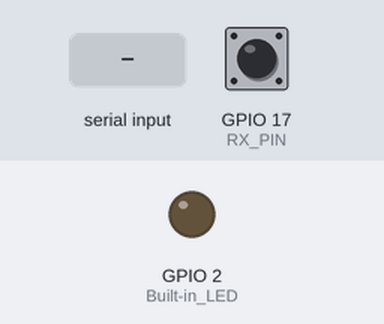
Bench run of a sketch on a simulated ESP32. Shown: output pins drawn as LEDs (lit = HIGH). Dashed ring = blinking. Inputs (shaded band) come from the test bench; at power-on: GPIO 17 (RX_PIN) HIGH. What the sketch prints to the serial monitor is not drawn.

Above: at 0.0 s.
At 1.1 s:
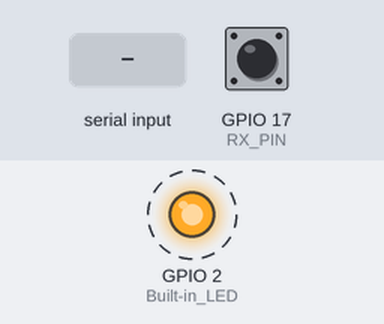
1.3 s: "1" received over Serial
4.3 s: "1" received over the second serial link
Timing chart, 0 to 13.3 s (numbered marks = the images above; inputs shaded):
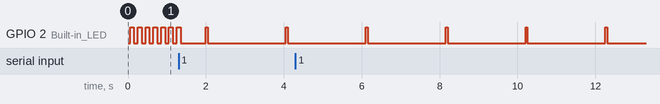

Measured:
- by itself, GPIO 2 (Built-in_LED): alternates HIGH for 0.05 s and LOW for 2.0 s

The sketch:

uart_loopback.ino
```cpp
/*
 * ESP32 UART Loopback Test
 * Connect ESP32 GPIO16 (TX) to GPIO17 (RX) with a jumper wire
 * This tests if UART2 is working without any RS485 hardware
 */

#include <HardwareSerial.h>

// UART2 pins
#define TX_PIN 16  // Connect this to GPIO17 with jumper wire
#define RX_PIN 17  // Connect this to GPIO16 with jumper wire

HardwareSerial testSerial(2);
unsigned long testCount = 0;

void setup() {
  Serial.begin(115200);
  while (!Serial) delay(10);

  pinMode(2, OUTPUT);  // Built-in LED

  Serial.println("\n╔══════════════════════════════════════╗");
  Serial.println("║   ESP32 UART2 LOOPBACK TEST          ║");
  Serial.println("╠══════════════════════════════════════╣");
  Serial.println("║   Connect GPIO16 to GPIO17 with      ║");
  Serial.println("║   a jumper wire for loopback test    ║");
  Serial.println("╚══════════════════════════════════════╝");
  Serial.println();
  Serial.println("WIRING:");
  Serial.println("  GPIO16 (TX) ───┐");
  Serial.println("                 ├──► Jumper wire");
  Serial.println("  GPIO17 (RX) ───┘");
  Serial.println();
  Serial.println("Press any key when ready to start test...\n");

  // Wait for user
  while (!Serial.available()) {
    digitalWrite(2, HIGH);
    delay(100);
    digitalWrite(2, LOW);
    delay(100);
  }
  Serial.read();  // Clear the character

  Serial.println("Starting UART2...\n");

  // Configure pins
  pinMode(TX_PIN, OUTPUT);
  pinMode(RX_PIN, INPUT_PULLUP);

  // Initialize UART2
  testSerial.begin(4800, SERIAL_8N1, RX_PIN, TX_PIN);

  delay(100);

  Serial.println("UART2 initialized at 4800 baud");
  Serial.print("GPIO");
  Serial.print(TX_PIN);
  Serial.print(" (TX) state: ");
  Serial.println(digitalRead(TX_PIN) ? "HIGH" : "LOW");

  Serial.print("GPIO");
  Serial.print(RX_PIN);
  Serial.print(" (RX) state: ");
  Serial.println(digitalRead(RX_PIN) ? "HIGH" : "LOW");

  Serial.println("\n╔══════════════════════════════════════╗");
  Serial.println("║   LOOPBACK TEST ACTIVE               ║");
  Serial.println("║   Sending test data...               ║");
  Serial.println("╚══════════════════════════════════════╝\n");
}

void loop() {
  static unsigned long lastSend = 0;

  // Send test data every 2 seconds
  if (millis() - lastSend > 2000) {
    testCount++;

    // Create test message
    char buffer[32];
    snprintf(buffer, sizeof(buffer), "Test #%lu: Hello UART2!\r\n", testCount);

    Serial.print("Sending: ");
    Serial.print(buffer);

    // Send via UART2
    testSerial.print(buffer);

    digitalWrite(2, HIGH);
    delay(50);
    digitalWrite(2, LOW);

    lastSend = millis();

    // Allow time for transmission
    delay(100);
  }

  // Check for received data
  if (testSerial.available()) {
    digitalWrite(2, HIGH);

    Serial.print("Received: ");

    // Read all available data
    while (testSerial.available()) {
      char c = testSerial.read();
      Serial.print(c);
    }

    Serial.println(" ✓ LOOPBACK WORKING!");
    digitalWrite(2, LOW);
  }

  // Status every 10 seconds if no data
  static unsigned long lastStatus = 0;
  if (millis() - lastStatus > 10000 && !testSerial.available()) {
    Serial.print(".");
    lastStatus = millis();
  }
}
```
